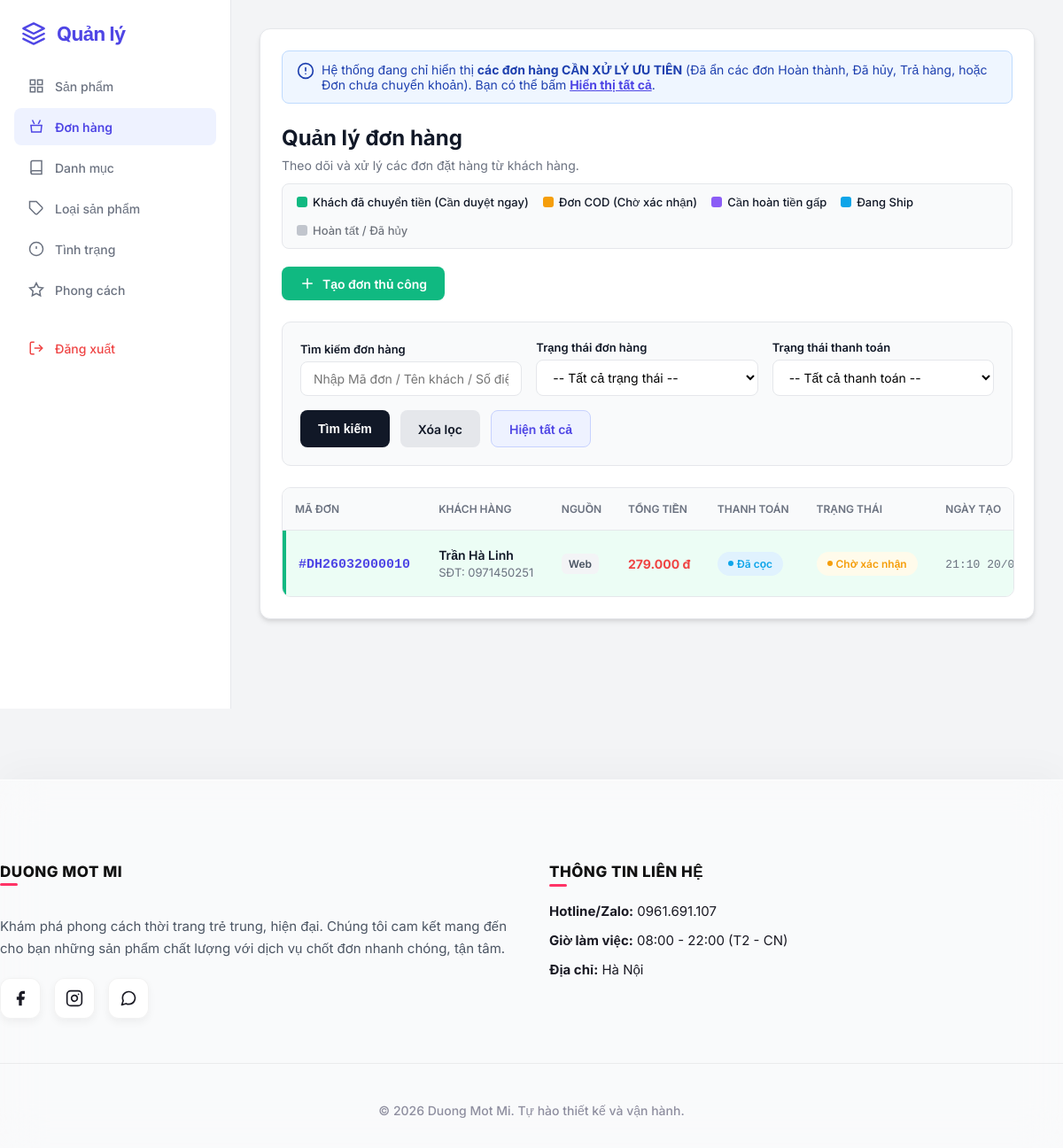
The app's page /admin/orders.php (signed in) with its own data.
### tables this page shows
CREATE TABLE `orders` (
  `id` int(10) UNSIGNED NOT NULL,
  `order_code` varchar(30) NOT NULL,
  `customer_id` int(10) UNSIGNED DEFAULT NULL,
  `cart_id` int(10) UNSIGNED DEFAULT NULL,
  `checkout_type` enum('guest','account') NOT NULL,
  `purchase_channel` enum('web','zalo','admin') NOT NULL,
  `note` text DEFAULT NULL,
  `order_source` enum('product','cart','manual') NOT NULL DEFAULT 'product',
  `contact_name` varchar(150) NOT NULL,
  `contact_phone` varchar(20) NOT NULL,
  `contact_email` varchar(190) DEFAULT NULL,
  `customer_note` varchar(500) DEFAULT NULL,
  `internal_note` text DEFAULT NULL,
  `subtotal_amount` decimal(12,2) NOT NULL DEFAULT 0.00,
  `discount_amount` decimal(12,2) NOT NULL DEFAULT 0.00,
  `shipping_fee` decimal(12,2) NOT NULL DEFAULT 0.00,
  `total_amount` decimal(12,2) NOT NULL DEFAULT 0.00,
  `payment_plan` enum('full','deposit_30','zalo_manual') NOT NULL,
  `deposit_rate` decimal(5,2) NOT NULL DEFAULT 0.00,
  `deposit_required_amount` decimal(12,2) NOT NULL DEFAULT 0.00,
  `paid_amount` decimal(12,2) NOT NULL DEFAULT 0.00,
  `remaining_amount` decimal(12,2) NOT NULL DEFAULT 0.00,
  `payment_status` enum('chua_thanh_toan','da_dat_coc','da_thanh_toan','cho_hoan_tien','da_hoan_tien') NOT NULL DEFAULT 'chua_thanh_toan',
  `order_status` enum('cho_xac_nhan','dang_chuan_bi','dang_giao','da_giao','da_huy','tra_hang') NOT NULL DEFAULT 'cho_xac_nhan',
  `guest_access_token` char(64) DEFAULT NULL,
  `request_id` varchar(64) DEFAULT NULL,
  `placed_at` datetime NOT NULL DEFAULT current_timestamp(),
  `confirmed_at` datetime DEFAULT NULL,
  `completed_at` datetime DEFAULT NULL,
  `cancelled_at` datetime DEFAULT NULL,
  `cancel_reason` varchar(255) DEFAULT NULL,
  `created_at` datetime NOT NULL DEFAULT current_timestamp(),
  `updated_at` datetime NOT NULL DEFAULT current_timestamp() ON UPDATE current_timestamp()
);

CREATE TABLE `customers` (
  `id` int(10) UNSIGNED NOT NULL,
  `customer_code` varchar(30) NOT NULL,
  `full_name` varchar(150) NOT NULL,
  `email` varchar(190) DEFAULT NULL,
  `phone` varchar(20) DEFAULT NULL,
  `password_hash` varchar(255) DEFAULT NULL,
  `avatar_url` varchar(500) DEFAULT NULL,
  `birth_date` date DEFAULT NULL,
  `gender` varchar(20) DEFAULT NULL,
  `status` enum('active','locked','disabled') NOT NULL DEFAULT 'active',
  `registered_via` enum('local','google','facebook','admin') NOT NULL DEFAULT 'local',
  `email_verified_at` datetime DEFAULT NULL,
  `phone_verified_at` datetime DEFAULT NULL,
  `last_login_at` datetime DEFAULT NULL,
  `created_at` datetime NOT NULL DEFAULT current_timestamp(),
  `updated_at` datetime NOT NULL DEFAULT current_timestamp() ON UPDATE current_timestamp(),
  `deleted_at` datetime DEFAULT NULL
);

### admin/orders.php (the view, shortened to what the rows shown need)
<?php
require_once __DIR__ . '/../includes/functions.php';
$missing = require_upgrade_tables(['orders', 'order_items', 'order_addresses']);
$status = trim((string)($_GET['status'] ?? ''));
$paymentStatus = trim((string)($_GET['payment_status'] ?? ''));
$q = trim((string)($_GET['q'] ?? ''));
$viewAll = isset($_GET['view_all']) && $_GET['view_all'] == 1;
$isDefaultFilter = empty($status) && empty($paymentStatus) && empty($q) && !$viewAll;
$orders = $missing ? [] : admin_get_orders(['status' => $status, 'payment_status' => $paymentStatus, 'q' => $q]);
if ($isDefaultFilter && !empty($orders)) {
    $filteredOrders = [];
    foreach ($orders as $order) {
        $os = $order['order_status'] ?? '';
        $ps = $order['payment_status'] ?? '';
        $isCompletedOrCancelled = in_array($os, ['da_giao', 'da_huy', 'tra_hang']);
        $isNewUnpaid = ($ps === 'chua_thanh_toan' && $os === 'cho_xac_nhan');
        if (!$isCompletedOrCancelled && !$isNewUnpaid) {
            $filteredOrders[] = $order;
        }
    }
    $orders = $filteredOrders;
}
if (!$missing && !empty($orders)) {
    usort($orders, function($a, $b) {
        $getPriority = function($order) {
            $os = $order['order_status'] ?? '';
            $ps = $order['payment_status'] ?? '';
            if (in_array($ps, ['da_thanh_toan', 'da_dat_coc']) && $os === 'cho_xac_nhan') return 1;
            if (in_array($ps, ['da_thanh_toan', 'da_dat_coc']) && $os === 'dang_chuan_bi') return 2;
            if ($ps === 'chua_hoan_tien') return 3;
            if ($os === 'dang_giao') return 4;
            if ($ps === 'chua_thanh_toan' && $os === 'cho_xac_nhan') return 5;
            if ($ps === 'chua_thanh_toan' && $os === 'dang_chuan_bi') return 6;
            if (in_array($os, ['da_giao', 'da_huy', 'tra_hang']) || $ps === 'da_hoan_tien') return 10;
            return 8;
        };
        $pA = $getPriority($a);
        $pB = $getPriority($b);
        if ($pA === $pB) {
            return strtotime($b['placed_at']) <=> strtotime($a['placed_at']);
        }
        return $pA <=> $pB;
    });
}
$statusMap = order_status_options();
$paymentMap = payment_status_options();
?>
<!DOCTYPE html>
<html lang="vi">
<head>
</head>
<body>
<div class="admin-wrapper">
    <aside class="admin-sidebar">
        <div class="sidebar-header">
            <h2>Quản lý</h2>
        </div>
    </aside>
    <main class="admin-main">
        <div class="admin-container">
            <div class="admin-header">
                <div class="admin-header-title">
                    <h1>Quản lý đơn hàng</h1>
                </div>
            </div>
            <?php if ($missing): ?>
                <div style="padding:16px; border-radius:8px; background:var(--admin-danger-bg); border:1px solid var(--admin-danger-border); color:var(--admin-danger); margin-bottom: 24px;">
                    <strong>Lưu ý:</strong> Hệ thống phát hiện thiếu bảng CSDL: <?= e(implode(', ', $missing)) ?>.
                </div>
            <?php else: ?>
                <div class="table-responsive">
                    <table class="admin-table">
                        <thead>
                            <tr>
                                <th>Mã đơn</th>
                                <th>Khách hàng</th>
                                <th>Nguồn</th>
                                <th>Tổng tiền</th>
                                <th>Thanh toán</th>
                                <th>Trạng thái</th>
                                <th>Ngày tạo</th>
                            </tr>
                        </thead>
                        <tbody>
                        <?php if (empty($orders)): ?>
                            <tr>
                                <td colspan="8" style="text-align: center; padding: 60px 20px; color: var(--admin-text-muted);">
                                    <svg xmlns="http://www.w3.org/2000/svg" width="48" height="48" viewBox="0 0 24 24" fill="none" stroke="currentColor" stroke-width="1.5" style="margin-bottom: 12px; color: #9ca3af;"><circle cx="12" cy="12" r="10"></circle><line x1="12" y1="8" x2="12" y2="16"></line><line x1="12" y1="16" x2="12.01" y2="16"></line></svg>
                                    <br>Không tìm thấy đơn hàng nào cần xử lý.
                                </td>
                            </tr>
                        <?php else: ?>
                            <?php foreach ($orders as $order): ?>
                                <?php
                                    $oStatus = $statusMap[$order['order_status']] ?? [$order['order_status'], 'primary'];
                                    $pStatus = $paymentMap[$order['payment_status']] ?? [$order['payment_status'], 'info'];
                                    $rowClass = '';
                                    if (in_array($order['order_status'], ['da_giao', 'da_huy', 'tra_hang']) || $order['payment_status'] === 'da_hoan_tien') {
                                        $rowClass = 'row-completed';
                                    } elseif ($order['payment_status'] === 'chua_hoan_tien') {
                                        $rowClass = 'row-money-issue';
                                    } elseif (in_array($order['payment_status'], ['da_thanh_toan', 'da_dat_coc']) && in_array($order['order_status'], ['cho_xac_nhan', 'dang_chuan_bi'])) {
                                        $rowClass = 'row-urgent-paid';
                                    } elseif ($order['order_status'] === 'cho_xac_nhan') {
                                        $rowClass = 'row-action-needed';
                                    } elseif ($order['order_status'] === 'dang_giao') {
                                        $rowClass = 'row-shipping';
                                    } elseif ($order['payment_status'] === 'chua_thanh_toan') {
                                        $rowClass = 'row-unpaid';
                                    }
                                ?>
                                <tr class="<?= $rowClass ?>">
                                    <td><span style="font-family: monospace; font-weight: 700; color: var(--admin-primary); font-size: 15px;">#<?= e($order['order_code']) ?></span></td>
                                    <td>
                                        <span class="fw-600"><?= e($order['customer_name'] ?: $order['contact_name']) ?></span>
                                        <span class="muted-text">SĐT: <?= e($order['contact_phone']) ?></span>
                                    </td>
                                    <td><span class="channel-pill"><?= e($order['purchase_channel']) ?></span></td>
                                    <td><strong style="color: var(--admin-danger);"><?= format_price($order['total_amount']) ?></strong></td>
                                    <td><span class="status-badge badge-<?= $pStatus[1] ?>"><?= e($pStatus[0]) ?></span></td>
                                    <td><span class="status-badge badge-<?= $oStatus[1] ?>"><?= e($oStatus[0]) ?></span></td>
                                    <td><span class="date-text"><?= e(date('H:i d/m/Y', strtotime($order['placed_at']))) ?></span></td>
                                </tr>
                            <?php endforeach; ?>
                        <?php endif; ?>
                        </tbody>
                    </table>
                </div>
            <?php endif; ?>
        </div>
    </main>
</div>
<?php require_once __DIR__ . '/../includes/footer.php'; ?>

### records on screen
orders: order_code "DH26032000010", customer.full_name "Trần Hà Linh", contact_phone "0971450251", purchase_channel "Web", total_amount "279.000 đ", payment_status "Đã cọc", order_status "Chờ xác nhận", placed_at "21:10…"

### other values on screen
$shopName "DUONG MOT MI"
$shopTagline "Khám phá phong cách thời trang trẻ trung, hiện đại. Chúng tôi cam kết mang đến cho bạn những sản phẩm chất lượng với dịch vụ chốt đơn nhanh chóng, tận tâm."
$shopPhone "0961.691.107"
$shopHours "08:00 - 22:00 (T2 - CN)"
$shopAddress "Hà Nội"
$shopName "Duong Mot Mi"
